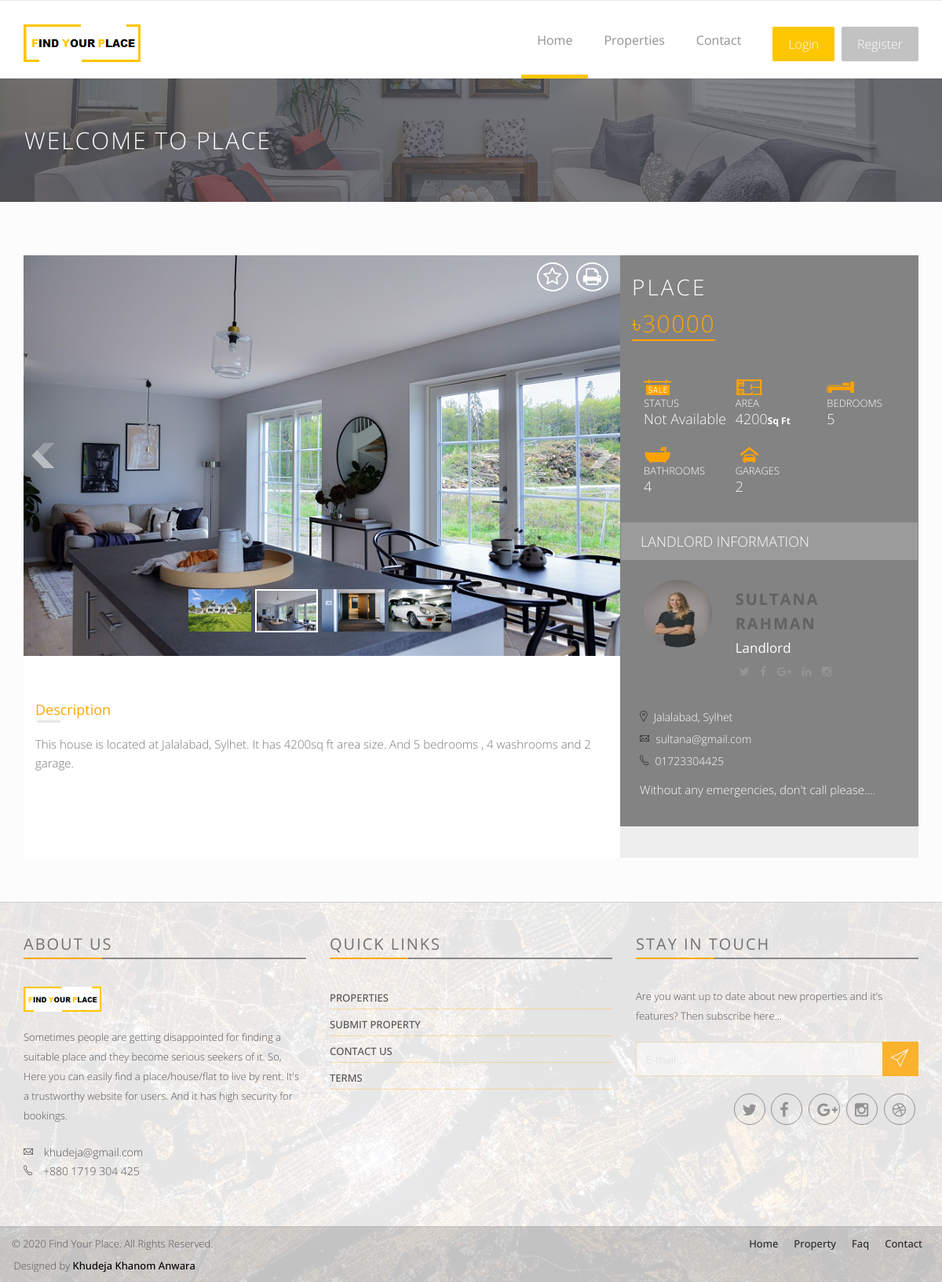
The page /FindYourPlace/wproperty/4 on the database its author committed.
### tables this page shows
CREATE TABLE `tbl_property` (
  `id` int(11) NOT NULL,
  `user_id` int(11) NOT NULL,
  `thana_id` int(11) NOT NULL,
  `name` varchar(255) NOT NULL,
  `address` varchar(255) NOT NULL,
  `area` double NOT NULL,
  `bedrooms` int(11) NOT NULL,
  `bathrooms` int(11) NOT NULL,
  `garages` int(11) NOT NULL,
  `photo` varchar(255) NOT NULL,
  `detail` varchar(255) NOT NULL,
  `rent` double NOT NULL,
  `status` int(11) NOT NULL
);

CREATE TABLE `tbl_user` (
  `id` int(11) NOT NULL,
  `name` varchar(255) NOT NULL,
  `email` varchar(255) NOT NULL,
  `nid` text NOT NULL,
  `mobile` varchar(255) NOT NULL,
  `password` varchar(255) NOT NULL,
  `address` varchar(255) NOT NULL,
  `photo` text NOT NULL,
  `type` varchar(255) NOT NULL
);

CREATE TABLE `tbl_thana` (
  `id` int(11) NOT NULL,
  `division_id` int(11) NOT NULL,
  `thana` varchar(255) NOT NULL
);

CREATE TABLE `tbl_division` (
  `id` int(11) NOT NULL,
  `division` varchar(255) NOT NULL
);

### FindYourPlace/application/controllers/Welcome.php (called while the page is built, shortened)
<?php
class Welcome extends CI_Controller {
	public function Wproperty_2($id)
	{
		$data['proper']=$this->db->select('* , tbl_property.id as p_id , tbl_property.photo as p_photo , tbl_user.name as u_name , tbl_property.name as p_name')->from('tbl_property , tbl_thana , tbl_user , tbl_division')->where('tbl_property.thana_id=tbl_thana.id')->where('tbl_property.user_id=tbl_user.id')->where('tbl_thana.division_id=tbl_division.id')->where('tbl_property.id', $id)->get()->result_array();
		$this->load->view('include/header');
		$this->load->view('Wproperty-2', $data);
		$this->load->view('include/footer');
	}
}

### FindYourPlace/index.php (called while the page is built, shortened)
<?php
require_once BASEPATH.'core/CodeIgniter.php';

### FindYourPlace/application/views/Wproperty-2.php (the view, shortened to what this page needs)
<div class="page-head">
    <div class="container">
        <div class="row">
            <div class="page-head-content">
                <h1 class="page-title">Welcome to <?=$proper[0]['p_name']?></h1>
            </div>
        </div>
    </div>
</div>
<div class="content-area single-property" style="background-color: #FCFCFC;">&nbsp;
    <div class="container">
        <div class="clearfix padding-top-40" >
            <div class="col-md-8 single-property-content prp-style-2">
                <div class="">
                    <div class="row">
                        <div class="light-slide-item">
                            <div class="clearfix">
                                <div class="favorite-and-print">
                                    <a class="add-to-fav" href="#login-modal" data-toggle="modal">
                                        <i class="fa fa-star-o"></i>
                                    </a>
                                    <a class="printer-icon " href="javascript:window.print()">
                                        <i class="fa fa-print"></i>
                                    </a>
                                </div>
                                <ul id="image-gallery" class="gallery list-unstyled cS-hidden">
                                    <?php if($proper[0]['p_id']==3){
                                    echo '<li data-thumb="'.base_url().'asset/assets/img/property-1/b3.jpg">
                                        <img src="'.base_url().'asset/assets/img/property-1/b3.jpg" />
                                    </li>
                                    <li data-thumb="'.base_url().'asset/assets/img/property-1/w3.jpg">
                                        <img src="'.base_url().'asset/assets/img/property-1/w3.jpg" />
                                    </li>
                                    <li data-thumb="'.base_url().'asset/assets/img/property-1/g3.jpg">
                                        <img src="'.base_url().'asset/assets/img/property-1/g3.jpg" />
                                    </li>
                                    '; }
                                    else if($proper[0]['p_id']==4){
                                    echo '<li data-thumb="'.base_url().'asset/assets/img/property-1/b4.jpg">
                                        <img src="'.base_url().'asset/assets/img/property-1/b4.jpg" />
                                    </li>
                                    <li data-thumb="'.base_url().'asset/assets/img/property-1/w4.jpg">
                                        <img src="'.base_url().'asset/assets/img/property-1/w4.jpg" />
                                    </li>
                                    <li data-thumb="'.base_url().'asset/assets/img/property-1/g4.jpg">
                                        <img src="'.base_url().'asset/assets/img/property-1/g4.jpg" />
                                    </li>
                                    '; }
                                    ?>
                                </ul>
                            </div>
                        </div>
                    </div>
                    <div class="single-property-wrapper">
                        <div class="section">
                            <h4 class="s-property-title">Description</h4>
                            <div class="s-property-content">
                                <p>
                                    <?=$proper[0]['detail']?>
                                </p>
                            </div>
                        </div>
                        <div class="section additional-details">
                        </div>
                        <div class="section property-features">
                        </div>
                    </div>
                </div>
            </div>
            <div class="col-md-4 p0">
                <aside class="sidebar sidebar-property blog-asside-right property-style2">
                    <div class="dealer-widget">
                        <div class="dealer-content">
                            <div class="inner-wrapper">
                                <div class="single-property-header">
                                    <h1 class="property-title"><?=$proper[0]['p_name']?></h1>
                                    <span class="property-price">৳<?=$proper[0]['rent']?></span>
                                </div>
                                <div class="property-meta entry-meta clearfix ">
                                    <div class="col-xs-4 col-sm-4 col-md-4 p-b-15">
                                        <span class="property-info-icon icon-tag">
                                            <img src="<?=base_url()?>asset/assets/img/icon/sale-orange.png">
                                        </span>
                                        <span class="property-info-entry">
                                            <span class="property-info-label">Status</span>
                                            <span class="property-info-value"><?php if($proper[0]['status']==1){ echo 'Available'; }else{ echo 'Not Available'; } ?></span>
                                        </span>
                                    </div>
                                    <div class="col-xs-4 col-sm-4 col-md-4 p-b-15">
                                        <span class="property-info icon-area">
                                            <img src="<?=base_url()?>asset/assets/img/icon/room-orange.png">
                                        </span>
                                        <span class="property-info-entry">
                                            <span class="property-info-label">Area</span>
                                            <span class="property-info-value"><?=$proper[0]['area']?><b class="property-info-unit">Sq Ft</b></span>
                                        </span>
                                    </div>
                                    <div class="col-xs-4 col-sm-4 col-md-4 p-b-15">
                                        <span class="property-info-icon icon-bed">
                                            <img src="<?=base_url()?>asset/assets/img/icon/bed-orange.png">
                                        </span>
                                        <span class="property-info-entry">
                                            <span class="property-info-label">Bedrooms</span>
                                            <span class="property-info-value"><?=$proper[0]['bedrooms']?></span>
                                        </span>
                                    </div>
                                    <div class="col-xs-4 col-sm-4 col-md-4 p-b-15">
                                        <span class="property-info-icon icon-bath">
                                            <img src="<?=base_url()?>asset/assets/img/icon/shawer-orange.png">
                                        </span>
                                        <span class="property-info-entry">
                                            <span class="property-info-label">Bathrooms</span>
                                            <span class="property-info-value"><?=$proper[0]['bathrooms']?></span>
                                        </span>
                                    </div>
                                    <div class="col-xs-4 col-sm-4 col-md-4 p-b-15">
                                        <span class="property-info-icon icon-garage">
                                            <img src="<?=base_url()?>asset/assets/img/icon/cars-orange.png">
                                        </span>
                                        <span class="property-info-entry">
                                            <span class="property-info-label">Garages</span>
                                            <span class="property-info-value"><?=$proper[0]['garages']?></span>
                                        </span>
                                    </div>
                                </div>
                                <div class="dealer-section-space">
                                    <span>Landlord information</span>
                                </div>
                                <div class="clear">
                                    <div class="col-xs-4 col-sm-4 dealer-face">
                                        <a href="">
                                            <img src="<?=base_url()?>image/<?=$proper[0]['photo']?>" class="img-circle">
                                        </a>
                                    </div>
                                    <div class="col-xs-8 col-sm-8 ">
                                        <h3 class="dealer-name">
                                            <a href=""><?=$proper[0]['u_name']?></a>
                                            <span>Landlord</span>
                                        </h3>
                                        <div class="dealer-social-media">
                                            <a class="twitter" target="_blank" href="">
                                                <i class="fa fa-twitter"></i>
                                            </a>
                                            <a class="facebook" target="_blank" href="">
                                                <i class="fa fa-facebook"></i>
                                            </a>
                                            <a class="gplus" target="_blank" href="">
                                                <i class="fa fa-google-plus"></i>
                                            </a>
                                            <a class="linkedin" target="_blank" href="">
                                                <i class="fa fa-linkedin"></i>
                                            </a>
                                            <a class="instagram" target="_blank" href="">
                                                <i class="fa fa-instagram"></i>
                                            </a>
                                        </div>
                                    </div>
                                </div>
                                <div class="clear">
                                    <ul class="dealer-contacts">
                                        <li><i class="pe-7s-map-marker strong"> </i><?=$proper[0]['thana']?>, <?=$proper[0]['division']?></li>
                                        <li><i class="pe-7s-mail strong"> </i><?=$proper[0]['email']?></li>
                                        <li><i class="pe-7s-call strong"> </i><?=$proper[0]['mobile']?></li>
                                    </ul>
                                    <p>Without any emergencies, don't call please....</p>
                                </div>
                            </div>
                        </div>
                    </div>
                </aside>
            </div>
        </div>
    </div>
</div>

### rows shown on the page
tbl_property: name "PLACE", detail "This house is located at Jalalabad, Sylhet. It has 4200sq ft area size. And 5 bedrooms , 4 washrooms and 2 garage.", rent "30000", area "4200", bedrooms "5", bathrooms "4", garages "2", user.photo (picture), user.name "SULTANA RAHMAN", thana.thana "Jalalabad", tbl_division.division "Sylhet", user.email "sultana@gmail.com", user.mobile "01723304425"
